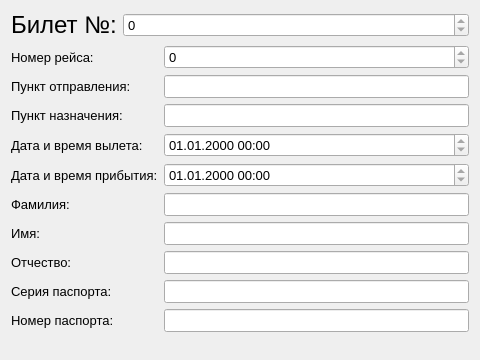
<?xml version="1.0" encoding="UTF-8"?>
<ui version="4.0">
 <class>TicketWindow</class>
 <widget class="QWidget" name="TicketWindow">
  <property name="geometry">
   <rect>
    <x>0</x>
    <y>0</y>
    <width>480</width>
    <height>360</height>
   </rect>
  </property>
  <property name="font">
   <font>
    <pointsize>10</pointsize>
   </font>
  </property>
  <property name="windowTitle">
   <string>Form</string>
  </property>
  <layout class="QVBoxLayout" name="verticalLayout">
   <item>
    <layout class="QHBoxLayout" name="horizontalLayout">
     <item>
      <widget class="QLabel" name="titleLabel">
       <property name="font">
        <font>
         <pointsize>18</pointsize>
        </font>
       </property>
       <property name="text">
        <string>Билет №:</string>
       </property>
      </widget>
     </item>
     <item>
      <widget class="QSpinBox" name="titleLine">
       <property name="sizePolicy">
        <sizepolicy hsizetype="Expanding" vsizetype="Fixed">
         <horstretch>0</horstretch>
         <verstretch>0</verstretch>
        </sizepolicy>
       </property>
       <property name="readOnly">
        <bool>true</bool>
       </property>
       <property name="maximum">
        <number>999999999</number>
       </property>
      </widget>
     </item>
    </layout>
   </item>
   <item>
    <layout class="QFormLayout" name="formLayout">
     <item row="0" column="0">
      <widget class="QLabel" name="numberLabel">
       <property name="text">
        <string>Номер рейса:</string>
       </property>
      </widget>
     </item>
     <item row="1" column="0">
      <widget class="QLabel" name="departurePointLabel">
       <property name="text">
        <string>Пункт отправления:</string>
       </property>
      </widget>
     </item>
     <item row="2" column="0">
      <widget class="QLabel" name="arrivalPointLabel">
       <property name="text">
        <string>Пункт назначения:</string>
       </property>
      </widget>
     </item>
     <item row="3" column="0">
      <widget class="QLabel" name="dateAndTimeDepartureLabel">
       <property name="text">
        <string>Дата и время вылета:</string>
       </property>
      </widget>
     </item>
     <item row="4" column="0">
      <widget class="QLabel" name="dateAndTimeArrivalLabel">
       <property name="text">
        <string>Дата и время прибытия:</string>
       </property>
      </widget>
     </item>
     <item row="5" column="0">
      <widget class="QLabel" name="surnameLabel">
       <property name="text">
        <string>Фамилия:</string>
       </property>
      </widget>
     </item>
     <item row="6" column="0">
      <widget class="QLabel" name="nameLabel">
       <property name="text">
        <string>Имя:</string>
       </property>
      </widget>
     </item>
     <item row="7" column="0">
      <widget class="QLabel" name="midnameLabel">
       <property name="text">
        <string>Отчество:</string>
       </property>
      </widget>
     </item>
     <item row="8" column="0">
      <widget class="QLabel" name="passportSerialLabel">
       <property name="text">
        <string>Серия паспорта:</string>
       </property>
      </widget>
     </item>
     <item row="9" column="0">
      <widget class="QLabel" name="passportNumberLabel">
       <property name="text">
        <string>Номер паспорта:</string>
       </property>
      </widget>
     </item>
     <item row="1" column="1">
      <widget class="QLineEdit" name="departurePointLine">
       <property name="readOnly">
        <bool>true</bool>
       </property>
      </widget>
     </item>
     <item row="2" column="1">
      <widget class="QLineEdit" name="arrivalPointLine">
       <property name="readOnly">
        <bool>true</bool>
       </property>
      </widget>
     </item>
     <item row="5" column="1">
      <widget class="QLineEdit" name="surnameLine">
       <property name="readOnly">
        <bool>true</bool>
       </property>
      </widget>
     </item>
     <item row="6" column="1">
      <widget class="QLineEdit" name="nameLine">
       <property name="readOnly">
        <bool>true</bool>
       </property>
      </widget>
     </item>
     <item row="7" column="1">
      <widget class="QLineEdit" name="midnameLine">
       <property name="readOnly">
        <bool>true</bool>
       </property>
      </widget>
     </item>
     <item row="8" column="1">
      <widget class="QLineEdit" name="passportSerialLine">
       <property name="readOnly">
        <bool>true</bool>
       </property>
      </widget>
     </item>
     <item row="9" column="1">
      <widget class="QLineEdit" name="passportNumberLine">
       <property name="readOnly">
        <bool>true</bool>
       </property>
      </widget>
     </item>
     <item row="0" column="1">
      <widget class="QSpinBox" name="numberLine">
       <property name="readOnly">
        <bool>true</bool>
       </property>
       <property name="maximum">
        <number>999999999</number>
       </property>
      </widget>
     </item>
     <item row="3" column="1">
      <widget class="QDateTimeEdit" name="dateAndTimeDepartureLine">
       <property name="readOnly">
        <bool>true</bool>
       </property>
       <property name="displayFormat">
        <string>dd.MM.yyyy HH:mm</string>
       </property>
      </widget>
     </item>
     <item row="4" column="1">
      <widget class="QDateTimeEdit" name="dateAndTimeArrivalLine">
       <property name="readOnly">
        <bool>true</bool>
       </property>
       <property name="displayFormat">
        <string>dd.MM.yyyy HH:mm</string>
       </property>
      </widget>
     </item>
    </layout>
   </item>
  </layout>
 </widget>
 <resources/>
 <connections/>
</ui>
